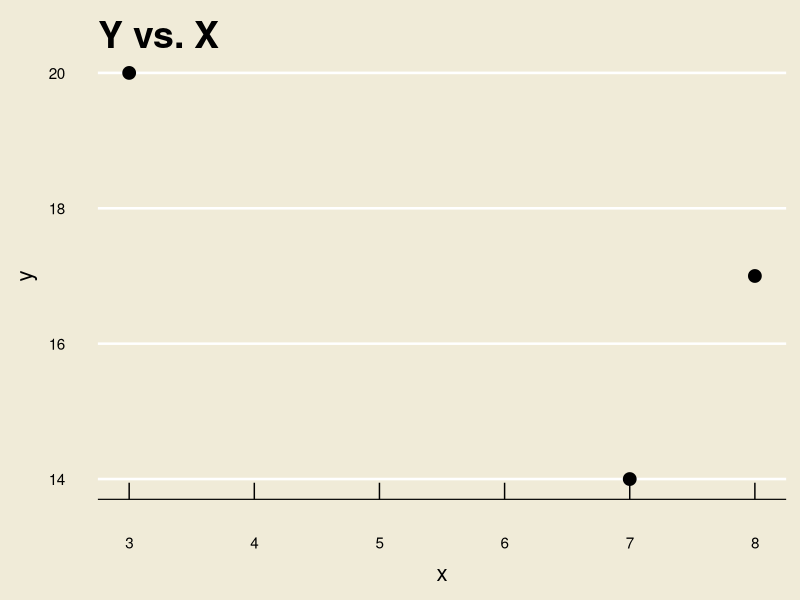
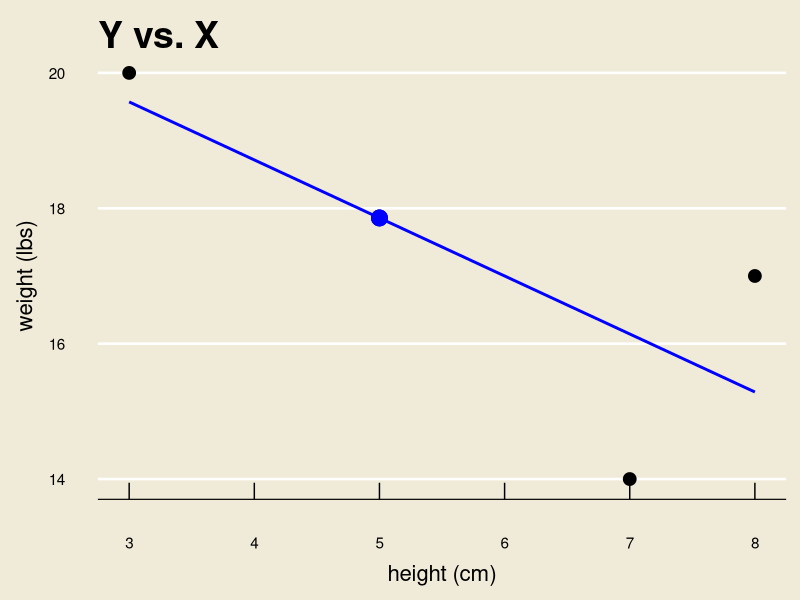
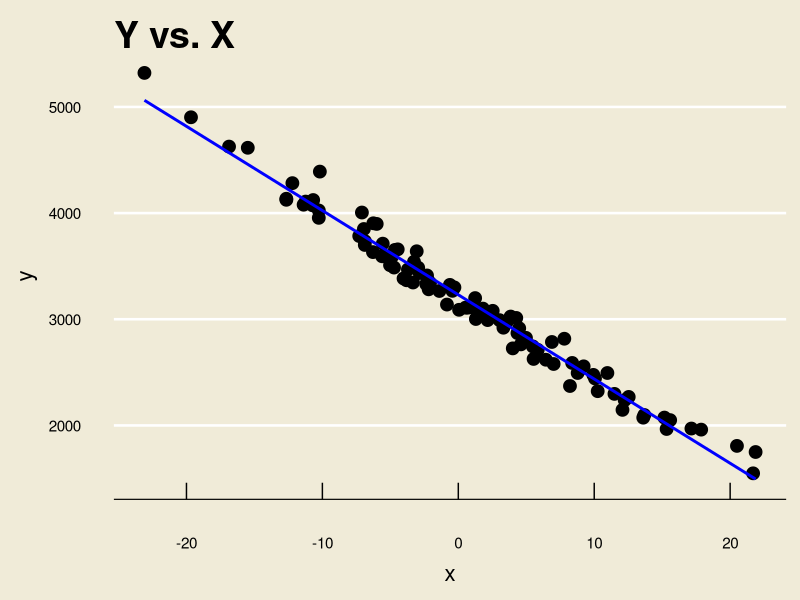
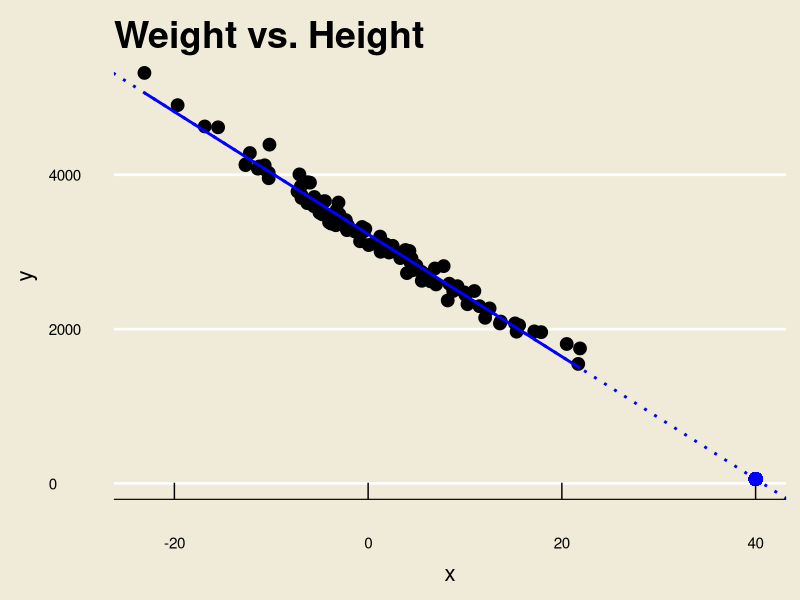
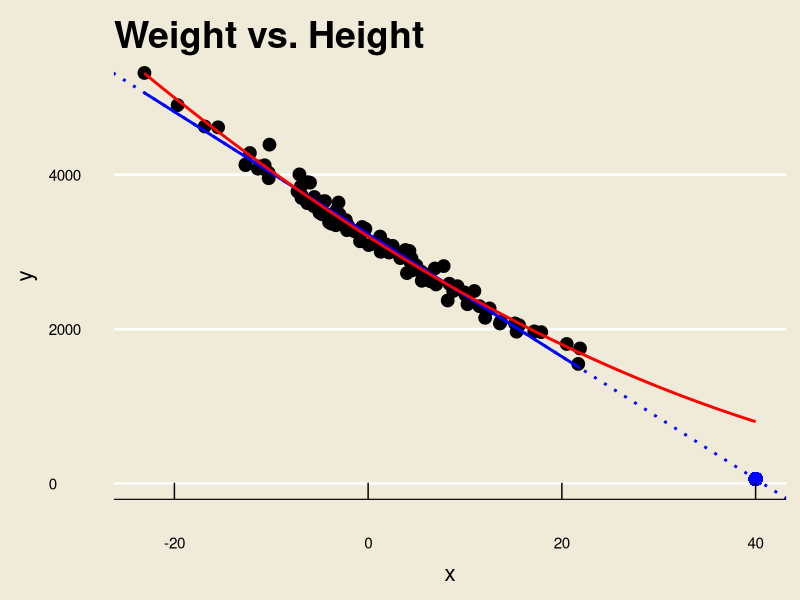
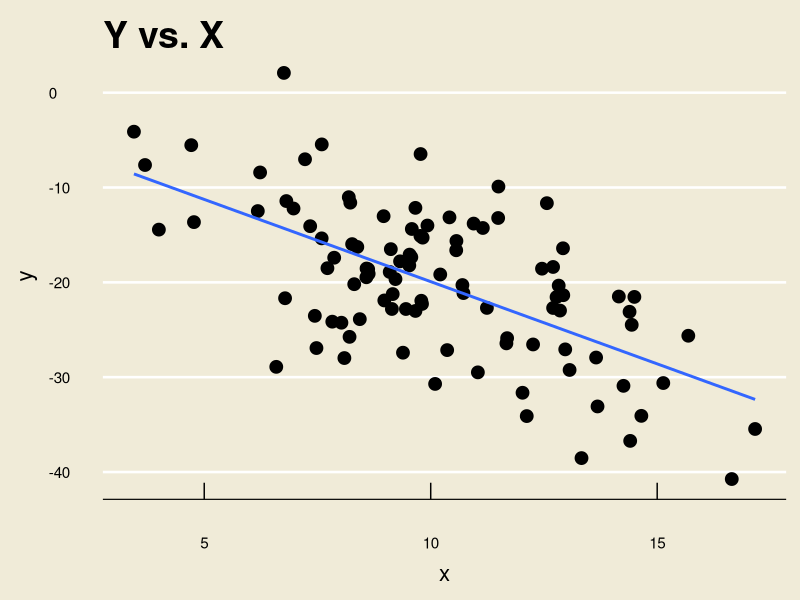
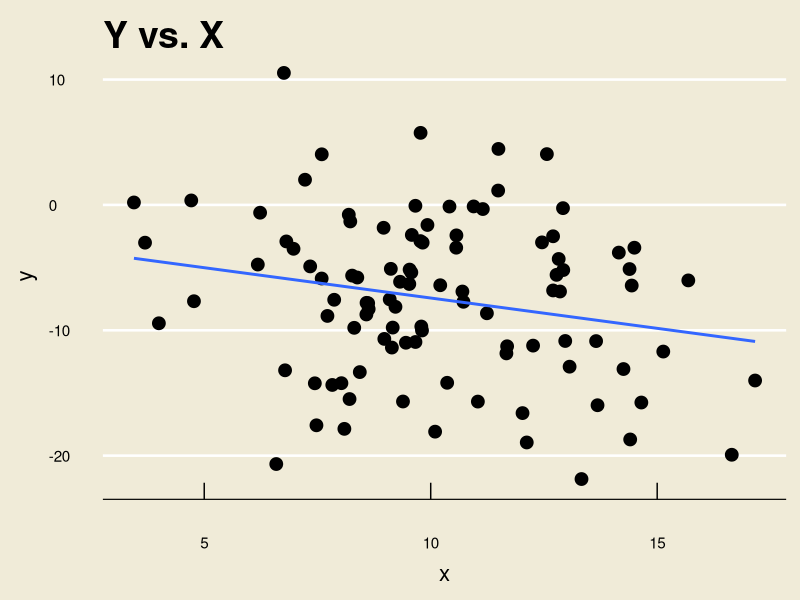
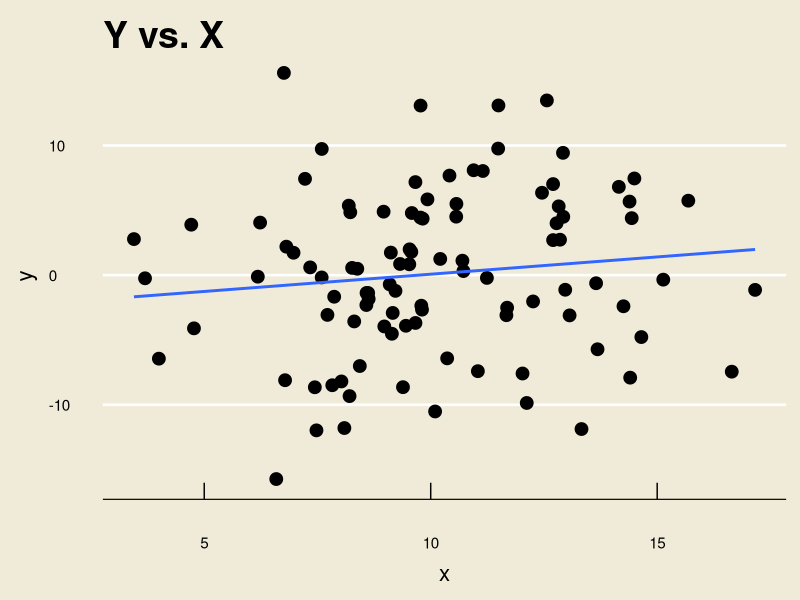

Reproduce these figures in R, in order.
## ---- chunk 1
library(tidyverse)
library(ggthemes)
## ---- chunk 2
set.seed(123)

data.frame(x = c(3, 7, 8), y = c(20, 14, 17)) %>%
  ggplot(aes(x = x, y = y)) +
  geom_point(size = 4) +
  theme_economist(base_size = 24) +
  ggtitle("Y vs. X") +
  theme(panel.background = element_rect("#f0ebd8"),
        plot.background = element_rect(fill = "#f0ebd8"),
        axis.title.y = element_text(size = 16,
                                    margin = margin(
                                      t = 0, 
                                      r = 10,
                                      b = 0, 
                                      l = 0)),
        axis.title.x = element_text(size = 16,
                                    margin = margin(
                                      t = 10, 
                                      r = 0,
                                      b = 0, 
                                      l = 0)),
        title = element_text(size = 18)
  ) +
  ylab("y") +
  xlab("x")
## ---- chunk 3
set.seed(123)

data.frame(x = c(3, 7, 8), y = c(20, 14, 17)) %>%
  ggplot(aes(x = x, y = y)) +
  geom_point(size = 4) +
  theme_economist(base_size = 24) +
  ggtitle("Y vs. X") +
  theme(panel.background = element_rect("#f0ebd8"),
        plot.background = element_rect(fill = "#f0ebd8"),
        axis.title.y = element_text(size = 16,
                                    margin = margin(
                                      t = 0, 
                                      r = 10,
                                      b = 0, 
                                      l = 0)),
        axis.title.x = element_text(size = 16,
                                    margin = margin(
                                      t = 10, 
                                      r = 0,
                                      b = 0, 
                                      l = 0)),
        title = element_text(size = 18)
  ) +
  ylab("weight (lbs)") +
  xlab("height (cm)") +
  geom_smooth(method = "lm", se = F, col = "blue", linewidth = 1) +
  geom_point(aes(x = 5, y = (1/7) * (155 - 6 * 5)),
             size = 5, 
             col = "blue")
## ---- chunk 4
set.seed(123)

t <- rnorm(100, 0, 10)
yt <- 0.5*(t - 80)^2 + rnorm(100, 0, 100)
  
data.frame(t, yt) %>%
  ggplot(aes(x = t, y = yt)) +
  geom_point(size = 4) +
  theme_economist(base_size = 24) +
  ggtitle("Y vs. X") +
  theme(panel.background = element_rect("#f0ebd8"),
        plot.background = element_rect(fill = "#f0ebd8"),
        axis.title.y = element_text(size = 16,
                                    margin = margin(
                                      t = 0, 
                                      r = 10,
                                      b = 0, 
                                      l = 0)),
        axis.title.x = element_text(size = 16,
                                    margin = margin(
                                      t = 10, 
                                      r = 0,
                                      b = 0, 
                                      l = 0)),
        title = element_text(size = 18)
  ) +
  ylab("y") +
  xlab("x") +
  geom_smooth(method = "lm", se = F, col = "blue", linewidth = 1)

reg2 <- lm(yt ~ t)
## ---- chunk 5

beta0_hat <- reg2$coefficients[1]
beta1_hat <- reg2$coefficients[2]
  
data.frame(t, yt) %>%
  ggplot(aes(x = t, y = yt)) +
  geom_point(size = 4) +
  theme_economist(base_size = 24) +
  ggtitle("Weight vs. Height") +
  theme(panel.background = element_rect("#f0ebd8"),
        plot.background = element_rect(fill = "#f0ebd8"),
        axis.title.y = element_text(size = 16,
                                    margin = margin(
                                      t = 0, 
                                      r = 10,
                                      b = 0, 
                                      l = 0)),
        axis.title.x = element_text(size = 16,
                                    margin = margin(
                                      t = 10, 
                                      r = 0,
                                      b = 0, 
                                      l = 0)),
        title = element_text(size = 18)
  ) +
  ylab("y") +
  xlab("x") +
  geom_smooth(method = "lm", se = F, col = "blue", linewidth = 1) +
  geom_point(aes(x = 40, y = beta0_hat + beta1_hat * 40),
             col = "blue", size = 4) +
  geom_abline(slope = beta1_hat, intercept = beta0_hat,
              col = "blue", linewidth = 1,
              linetype = "dotted")

reg2 <- lm(yt ~ t)
## ---- chunk 6

beta0_hat <- reg2$coefficients[1]
beta1_hat <- reg2$coefficients[2]
  
true_sig <- function(t){
  0.5*(t - 80)^2
}

data.frame(t, yt) %>%
  ggplot(aes(x = t, y = yt)) +
  geom_point(size = 4) +
  theme_economist(base_size = 24) +
  ggtitle("Weight vs. Height") +
  theme(panel.background = element_rect("#f0ebd8"),
        plot.background = element_rect(fill = "#f0ebd8"),
        axis.title.y = element_text(size = 16,
                                    margin = margin(
                                      t = 0, 
                                      r = 10,
                                      b = 0, 
                                      l = 0)),
        axis.title.x = element_text(size = 16,
                                    margin = margin(
                                      t = 10, 
                                      r = 0,
                                      b = 0, 
                                      l = 0)),
        title = element_text(size = 18)
  ) +
  ylab("y") +
  xlab("x") +
  geom_smooth(method = "lm", se = F, col = "blue", linewidth = 1) +
  geom_point(aes(x = 40, y = beta0_hat + beta1_hat * 40),
             col = "blue", size = 4) +
  geom_abline(slope = beta1_hat, intercept = beta0_hat,
              col = "blue", linewidth = 1,
              linetype = "dotted") +
  stat_function(fun = true_sig,
                col = "red",
                linewidth = 1)

reg2 <- lm(yt ~ t)
## ---- chunk 7
set.seed(5)

newx <- rnorm(100, 10, 3)
newy <- -2*newx + rnorm(100, 0, 6)

data.frame(x = newx, y = newy) %>%
  ggplot(aes(x = x, y = y)) +
  geom_point(size = 4) +
  theme_economist(base_size = 24) +
  ggtitle("Y vs. X") +
  theme(panel.background = element_rect("#f0ebd8"),
        plot.background = element_rect(fill = "#f0ebd8"),
        axis.title.y = element_text(size = 16,
                                    margin = margin(
                                      t = 0, 
                                      r = 10,
                                      b = 0, 
                                      l = 0)),
        axis.title.x = element_text(size = 16,
                                    margin = margin(
                                      t = 10, 
                                      r = 0,
                                      b = 0, 
                                      l = 0)),
        title = element_text(size = 18)
  ) +
  geom_smooth(method = "lm", 
              formula = "y~x",
              se = F,
              linewidth = 1)

fit1 <- lm(newy ~ newx)
## ---- chunk 8
set.seed(5)

newx2 <- rnorm(100, 10, 3)
newy2 <- -0.75*newx2 + rnorm(100, 0, 6)

data.frame(x = newx2, y = newy2) %>%
  ggplot(aes(x = x, y = y)) +
  geom_point(size = 4) +
  theme_economist(base_size = 24) +
  ggtitle("Y vs. X") +
  theme(panel.background = element_rect("#f0ebd8"),
        plot.background = element_rect(fill = "#f0ebd8"),
        axis.title.y = element_text(size = 16,
                                    margin = margin(
                                      t = 0, 
                                      r = 10,
                                      b = 0, 
                                      l = 0)),
        axis.title.x = element_text(size = 16,
                                    margin = margin(
                                      t = 10, 
                                      r = 0,
                                      b = 0, 
                                      l = 0)),
        title = element_text(size = 18)
  ) +
  geom_smooth(method = "lm", 
              formula = "y~x",
              se = F,
              linewidth = 1)

fit2 <- lm(newy2 ~ newx2)
## ---- chunk 9
set.seed(5)

newx3 <- rnorm(100, 10, 3)
newy3 <- rnorm(100, 0, 6)

data.frame(x = newx3, y = newy3) %>%
  ggplot(aes(x = x, y = y)) +
  geom_point(size = 4) +
  theme_economist(base_size = 24) +
  ggtitle("Y vs. X") +
  theme(panel.background = element_rect("#f0ebd8"),
        plot.background = element_rect(fill = "#f0ebd8"),
        axis.title.y = element_text(size = 16,
                                    margin = margin(
                                      t = 0, 
                                      r = 10,
                                      b = 0, 
                                      l = 0)),
        axis.title.x = element_text(size = 16,
                                    margin = margin(
                                      t = 10, 
                                      r = 0,
                                      b = 0, 
                                      l = 0)),
        title = element_text(size = 18)
  ) +
  geom_smooth(method = "lm", 
              formula = "y~x",
              se = F,
              linewidth = 1)

fit3 <- lm(newy3 ~ newx3)
